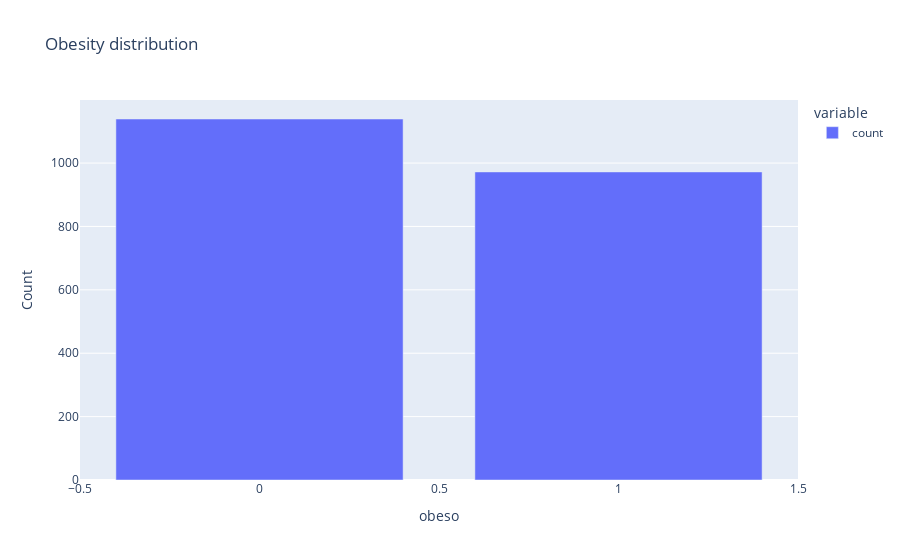

Write notebook code for a chart like this one.
### Code cell
px.bar(
    df_obesity.value_counts("obeso"),
    title="Obesity distribution",
    labels={"value": "Count"},
)

### Figure 1 — Plotly figure (JSON) as saved in the notebook; plotly's stock layout.template omitted (floating-point values rounded to 4 significant figures)
{"data": [{"alignmentgroup": "True", "hovertemplate": "variable=count<br>obeso=%{x}<br>Count=%{y}<extra></extra>", "legendgroup": "count", "marker": {"color": "#636efa", "pattern": {"shape": ""}}, "name": "count", "offsetgroup": "count", "orientation": "v", "showlegend": true, "textposition": "auto", "type": "bar", "x": [0, 1], "xaxis": "x", "y": [1139, 972], "yaxis": "y"}], "layout": {"barmode": "relative", "legend": {"title": {"text": "variable"}, "tracegroupgap": 0}, "title": {"text": "Obesity distribution"}, "xaxis": {"anchor": "y", "domain": [0, 1], "title": {"text": "obeso"}}, "yaxis": {"anchor": "x", "domain": [0, 1], "title": {"text": "Count"}}}}
